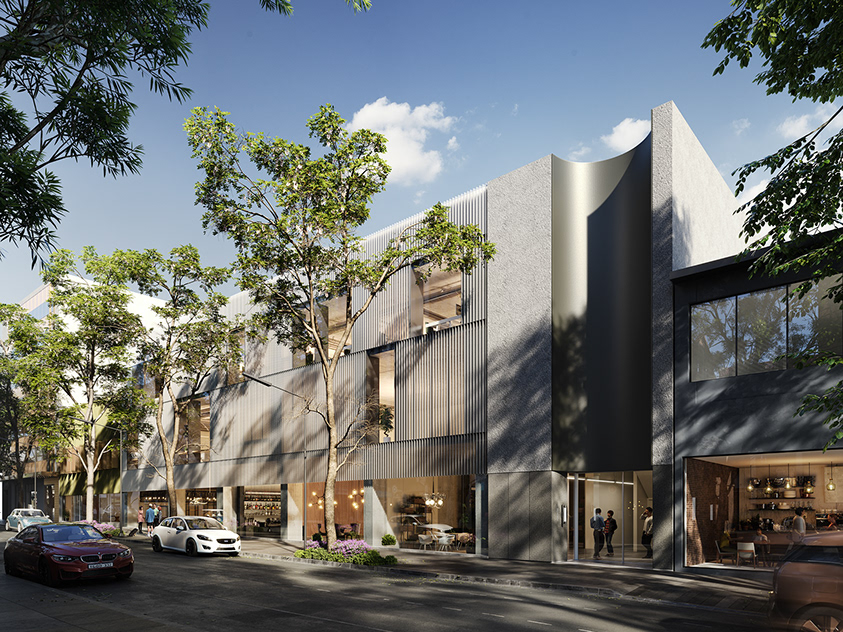
#> input picture images/c44720114260627.6037b3eac0e2d.jpg, 843 x 632 px; its folder holds only this picture in this run
$ python check_dims.py
#> lines starting #> are read from the running program, lines starting #| are printed output that depends on the picture
import argparse
import glob
import os
import random
import re

import numpy as np
from PIL import Image

parser = argparse.ArgumentParser()

parser.add_argument('--source_dir', type=str, default='images', help='Directory containing the source images')
parser.add_argument('--mask_dir', type=str, default='masks', help='Directory containing the source masks')
parser.add_argument('--dry_run', action='store_true', help='will not delete files if true')


def main():
    args = parser.parse_args()
    source_dir = args.source_dir
    dry_run = args.dry_run

    print('Checking images in', source_dir)

    violating_ims = []

    # Iterate through all files in the source directory
    for file in os.listdir(source_dir):
        file_path = os.path.join(source_dir, file)
        try:
            # Try to open the file
            img = Image.open(file_path)
#> img is the input picture: PIL image 843x632 RGB; mean R, G, B 107.4, 110.5, 108.5
            if img.size != (512, 512):
                violating_ims.append(file_path)
        except (IOError, SyntaxError) as e:
            print('Bad file:', file_path)

    print('Found', len(violating_ims), 'violating images')
    print('Would you like to crop {} files?'.format(len(violating_ims)))
    print('This cannot be undone.')
    for img_path in violating_ims:
        # Open image
        img = Image.open(img_path)
        print('Image size:', img.size)
#| Image size: (843, 632)
        # Delete image if one dim is smaller than 512
        if img.size[0] < 512 or img.size[1] < 512:
            print('Deleting image', img_path)
            if not dry_run:
                os.remove(img_path)
            continue
        # Open all corresponding masks
        basename = re.sub('\.[^/.]+$', '', os.path.basename(img_path))
        masks = glob.glob(os.path.join(args.mask_dir, 'm_' + basename + '*'))
        print('Found', len(masks), 'masks for', img_path)
        # Perform same random crop on image and masks
        x = random.randint(0, img.size[0] - 512)
#> x = 197
        # x = 0
        # y = random.randint(0, img.size[1] - 512)
        y = img.size[1] - 512
#> y = 120
        img = img.crop((x, y, x + 512, y + 512))
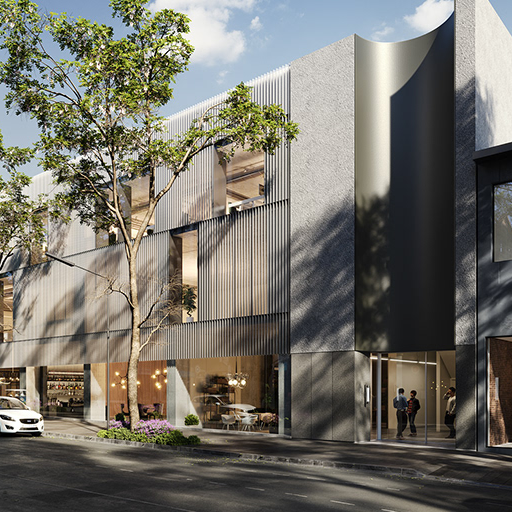
#> img: PIL image 512x512 RGB; mean R, G, B 116.5, 113.7, 104.7

        if dry_run:
            img.show()
        else:
            img.save(img_path)

        for mask in masks:
            m = Image.open(mask).convert('L')
            m = m.crop((x, y, x + 512, y + 512))
            # Only save mask if it contains at least one white pixel
            if np.any(np.array(m) == 255):
                print('Saving mask', mask)
                if dry_run:
                    m.show()
                else:
                    m.save(mask)
            else:
                print('Deleting mask', mask)
                if not dry_run:
                    os.remove(mask)


if __name__ == '__main__':
    main()
